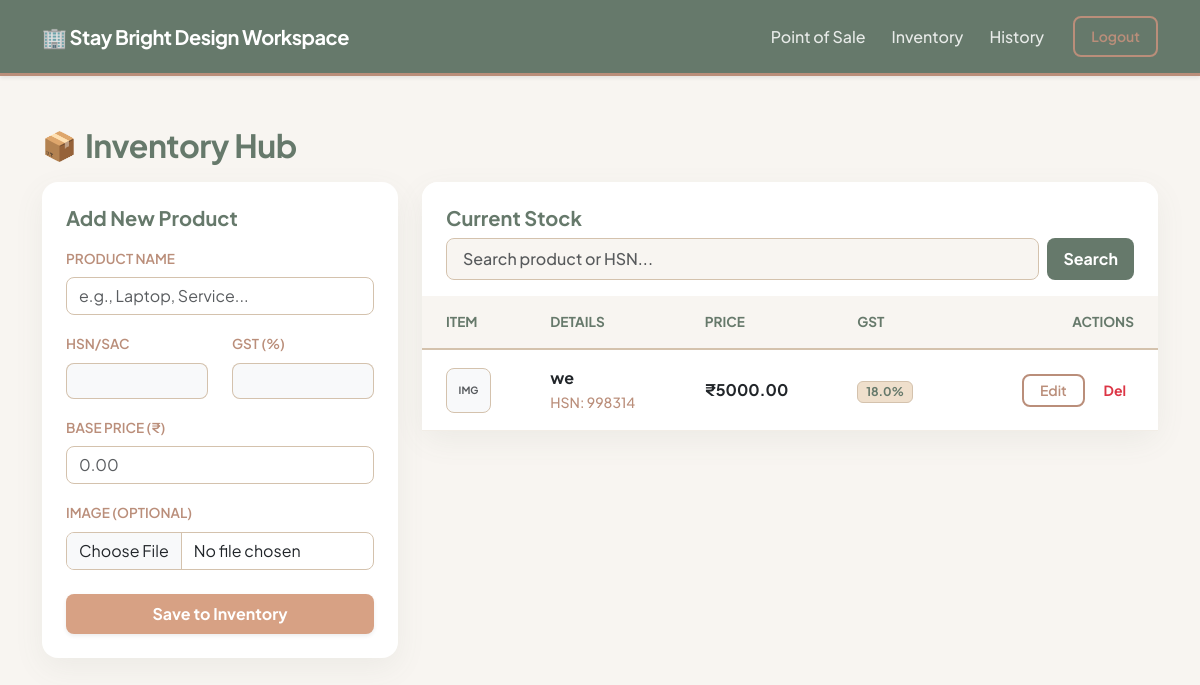
Page /inventory/add-product (signed in) on the earlier database version.
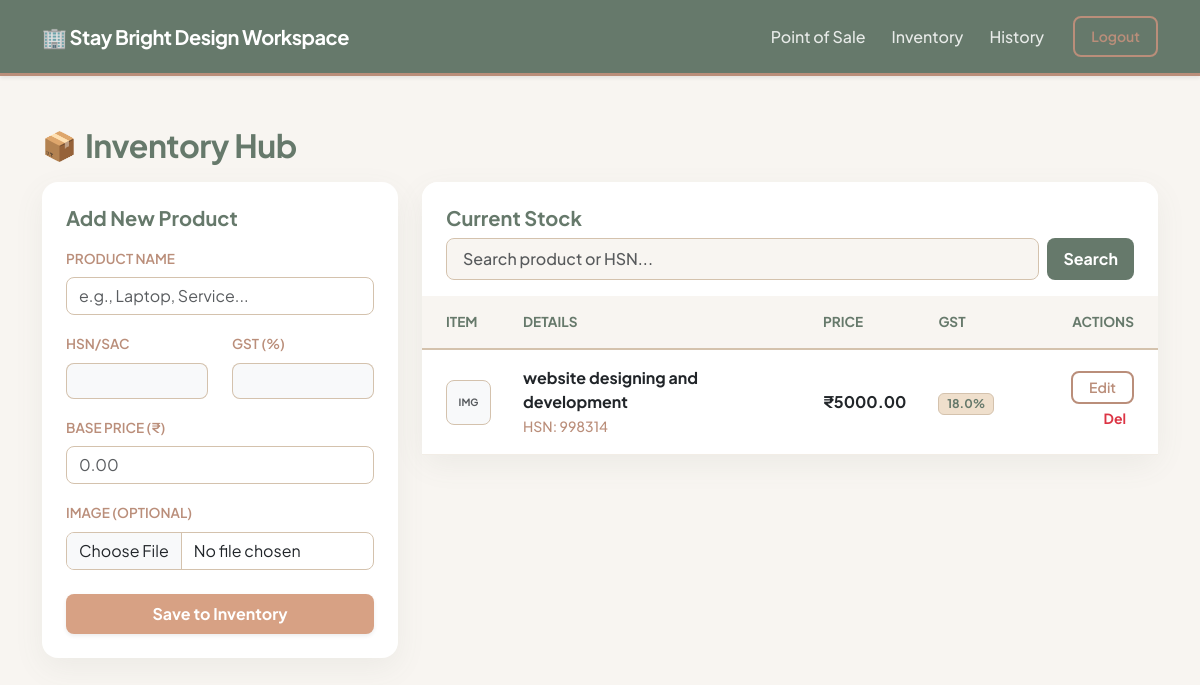
Same page on the later database version.
### core/models.py (models this page shows)
class Product(db.Model):
    __tablename__ = 'products'
    id = db.Column(db.Integer, primary_key=True)
    company_id = db.Column(db.Integer, db.ForeignKey('companies.id'), nullable=False) # ISOLATION
    name = db.Column(db.String(200), nullable=False)
    current_price = db.Column(db.Float, nullable=False)
    hsn_code = db.Column(db.String(20), nullable=True)
    gst_percentage = db.Column(db.Float, default=0.0)
    image_path = db.Column(db.String(255), nullable=True)

### core/inventory/routes.py (the view, shortened to what this page needs)
@inventory_bp.route('/add-product', methods=['GET', 'POST'])
def add_product():
    if not is_logged_in():
        flash("Please log in to access your inventory.", "warning")
        return redirect(url_for('auth.login'))
    company_id = session['company_id'] # Get the logged-in company's ID
    page = request.args.get('page', 1, type=int)
    search_query = request.args.get('search', '').strip()
    query = Product.query.filter_by(company_id=company_id)
    if search_query:
        query = query.filter(
            (Product.name.ilike(f'%{search_query}%')) |
            (Product.hsn_code.ilike(f'%{search_query}%'))
        )
    pagination = query.order_by(Product.id.desc()).paginate(page=page, per_page=10)
    return render_template(
        'inventory/add_product.html',
        pagination=pagination,
        search_query=search_query
    )

### core/inventory/routes.py (called while the page is built)
def is_logged_in():
    return 'company_id' in session

### core/templates/inventory/add_product.html (shortened to what the changed rows need)
{% extends "base.html" %}
{% block content %}
<div class="row mt-4 mb-3">
    <div class="col-12 d-flex align-items-center">
        <h2 class="inv-header mb-0">Inventory Hub</h2>
    </div>
</div>
<div class="row">
    <div class="col-md-8">
        <div class="card card-glass border-0">
            <div class="card-body p-0">
                <div class="table-responsive" style="max-height: 650px; overflow-y: auto;">
                    <table class="table table-inv mb-0">
                        <thead class="sticky-top">
                            <tr>
                                <th class="ps-4">Item</th>
                                <th>Details</th>
                                <th>Price</th>
                                <th>GST</th>
                                <th class="text-end pe-4">Actions</th>
                            </tr>
                        </thead>
                        <tbody>
                            {% for p in pagination.items %}
                            <tr>
                                <td class="ps-4">
                                    {% if p.image_path %}
                                        <img src="{{ url_for('static', filename=p.image_path) }}" alt="img" class="rounded-3 shadow-sm" style="width: 45px; height: 45px; object-fit: cover; border: 1px solid var(--color-sand);">
                                    {% else %}
                                        <div class="bg-light rounded-3 d-flex align-items-center justify-content-center text-muted fw-bold" style="width: 45px; height: 45px; font-size: 10px; border: 1px solid var(--color-sand);">IMG</div>
                                    {% endif %}
                                </td>
                                <td>
                                    <strong class="text-dark">{{ p.name }}</strong><br>
                                    <small class="text-taupe fw-medium">HSN: {{ p.hsn_code }}</small>
                                </td>
                                <td class="fw-bold">₹{{ "%.2f"|format(p.current_price) }}</td>
                                <td><span class="badge" style="background-color: var(--color-cream); color: var(--color-sage); border: 1px solid var(--color-sand);">{{ p.gst_percentage }}%</span></td>
                                <td class="text-end pe-4">
                                    <button class="btn btn-sm btn-outline-taupe px-3" data-bs-toggle="modal" data-bs-target="#editProductModal{{ p.id }}">Edit</button>
                                    <form action="/inventory/delete/{{ p.id }}" method="POST" class="d-inline" onsubmit="return confirm('Delete {{ p.name }}?');">
                                        <button type="submit" class="btn btn-sm text-danger bg-transparent border-0 fw-bold ms-2">Del</button>
                                    </form>
                                </td>
                            </tr>
                            {% endfor %}
                        </tbody>
                    </table>
                </div>
            </div>
        </div>
    </div>
</div>
{% endblock %}

Differences in the rows shown:
changed Product: name "we" → "website designing and development"
